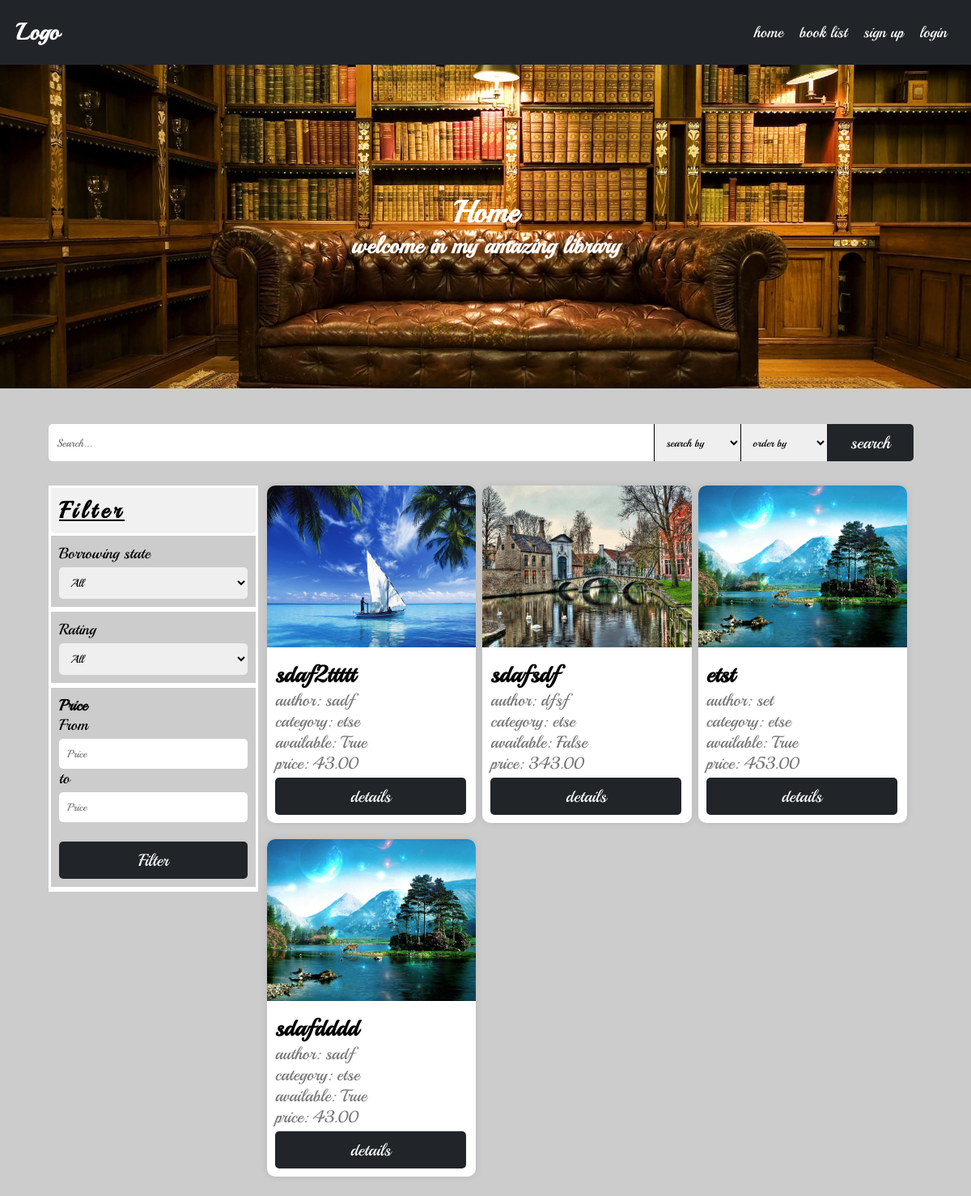
Page /books/list/ on the committed database.
### books/models.py (models this page shows, shortened)
class Book(BasicModel):
    uploaded_by = models.ForeignKey(User, on_delete=models.CASCADE, related_name='books')
    category = models.ForeignKey(Category, on_delete=models.CASCADE, related_name='books')
    viewers = models.ManyToManyField(User, through=Viewers, related_name='viewed_books')
    title = models.CharField(max_length=100)
    author = models.CharField(max_length=100)
    price = models.DecimalField(max_digits=5, decimal_places=2)
    description = models.TextField()
    borrower = models.ForeignKey(User, on_delete=models.SET_NULL, related_name='borrowed_books', null=True, blank=True)
    objects = BookManager()
    @property
    def is_borrowed(self):
        return self.borrower is not None
    class Meta:
        verbose_name = 'Book'
        verbose_name_plural = 'Books'

class BookImage(BasicModel):
    image = models.ImageField(upload_to=book_cover_path, null=True, blank=True)
    book = models.OneToOneField(Book, on_delete=models.CASCADE, related_name='image', null=True, blank=True)
    class Meta:
        verbose_name = 'Book Image'
        verbose_name_plural = 'Book Images'
    @property
    def url(self):
        return self.image.url

### categories/models.py (models this page shows)
class Category(BasicModel):
    title = models.CharField(max_length=100)
    user = models.ForeignKey(User, on_delete=models.SET_NULL, related_name='categories',null=True, blank=True)
    class Meta:
        verbose_name = 'Category'
        verbose_name_plural = 'Categories'
    def __str__(self):
        return self.title

### books/views.py (the view, shortened to what this page needs)
# urls.py: path('list/', views.BookListView.as_view(), name='book_list'),
class BookListView(ListView):
    queryset = Book.objects.active()
    context_object_name = 'books'
    def get_queryset(self):
        queryset = self.queryset
        queryset = self.apply_search(queryset)
        queryset = self.apply_filter(queryset)
        queryset = self.apply_ordering(queryset)
        return queryset
    def apply_ordering(self, queryset):
        ordering = self.request.GET.get('order_by', '?')
        if ordering == 'price_desc':
            queryset = queryset.order_by('-price')
        elif ordering == 'price_acs':
            queryset = queryset.order_by('price')
        elif ordering == 'rating_desc':
            queryset = queryset.annotate(avg_rating=Avg('ratings__rating')).order_by('-avg_rating')
        elif ordering == 'rating_acs':
            queryset = queryset.annotate(avg_rating=Avg('ratings__rating')).order_by('avg_rating')
        elif ordering == 'views_desc':
            queryset = queryset.annotate(total_views=Sum('user_viewers__count')).order_by('-total_views')
        elif ordering == 'views_acs':
            queryset = queryset.annotate(total_views=Sum('user_viewers__count')).order_by('total_views')
        elif ordering == 'time_desc':
            queryset = queryset.order_by('-created_at')
        elif ordering == 'time_acs':
            queryset = queryset.order_by('created_at')
        else:
            queryset = queryset.order_by('?')
        return queryset
    def apply_search(self, queryset):
        q = self.request.GET.get('q', '')
        search_by = self.request.GET.get('search_by', 'all')
        if not q:
            return queryset
    def apply_filter(self, queryset):
        available = self.request.GET.get('available', '')
        rating = self.request.GET.get('rating', '')
        price_from = self.request.GET.get('price_from', 0)
        price_to = self.request.GET.get('price_to', 100000000000000000000)
        if available != '' and available:
            queryset = queryset.filter(borrower=None)
        if rating != '' and int(rating) > 0:
            queryset = queryset.annotate(avg_rating=Avg('ratings__rating')).filter(avg_rating=rating)
        if price_from < price_to:
            queryset = queryset.filter(price__range=(price_from, price_to))
        return queryset
    def get_context_data(self, **kwargs):
        context = super().get_context_data(**kwargs)
        context['q'] = self.request.GET.get('q', '')
        context['search_by'] = self.request.GET.get('search_by', 'all')
        context['available'] = self.request.GET.get('available', '')
        context['rating'] = int(self.request.GET.get('rating', 0))
        context['price_from'] = self.request.GET.get('price_from', '')
        context['price_to'] = self.request.GET.get('price_to', '')
        context['order_by'] = self.request.GET.get('order_by', '')
        return context

### books/templatetags/custom_filters.py (called while the page is built)
@register.filter(name='not')
def not_gate(value):
    return not value

@register.filter(name='my_range')
def my_range(value):
    return range(1, value + 1)

### templates/books/book_list.html (shortened to what this page needs)
{% extends "base.html" %}
{% load custom_filters %}
{% load static %}
{% block content %}
<div class="container">
    <div class="row">
        <form class="col-12 search-box">
            <input name="q"  placeholder="Search..." type="search" id="search" value="{{q}}">
            <select name="search_by" id="search_by">
                <option value="all" {% if search_by == 'all' %} selected {% endif %}>search by</option>
            </select>
             <select name="order_by" id="order_by">
                <option value="all" {% if order_by == 'all' %} selected {% endif %}>order by</option>
            </select>
            <button class="btn-1 btn-dark"> search</button>
        </form>
    </div>
    <div class="row" >
        <div class="col-3 filter-box-parent">
            <h3 class="header">Filter</h3>
            <div class="filter-box w-100">
                <form id="filter_form" class="form">
                        <div class="input-container">
                            <label for="available">Borrowing state</label>
                            <select name="available" id="available" class="form-control" class="input">
                                <option value="">All</option>
                            </select>
                        </div>
                        <div class="input-container">
                            <label for="rating">Rating</label>
                            <select name="rating" id="rating" class="form-control" class="input">
                                <option value="0">All</option>
                            </select>
                        </div>
                        <div class="input-container">
                            <h4>Price</h4>
                            <label for="price_from">From</label>
                            <input type="number" name="price_from" id="price_from" class="form-control" placeholder="Price" class="input" value="{{price_from}}" min="0">
                            <label for="price_to">to</label>
                            <input type="number" name="price_to" id="price_to" class="form-control" placeholder="Price" class="input" value="{{price_to}}" min="0">
                            <button class="btn-6 btn-dark" style="margin-top: 24px">Filter</button>
                        </div>
                </form>
            </div>
        </div>
        <div class="col-9">
            <div class="row " id="book_list_user">
            {% for book in books %}
            <div class="col-12 col-sm-6 col-md-4">
                <div class="card">
                    <img src={{book.image.url}} alt="book image">
                    <div class="card-body">
                        <h2 class="card-title">{{book.title}}</h2>
                        <span>author: {{book.author}}</span>
                        <span>category: {{book.category}}</span>
                        <span>available: {{book.is_borrowed|not}}</span>
                        <span>price: {{book.price}}</span>
                        <div class="row w-100">
                            <div class="col-12 text-center">
                                <button class="btn-6 btn-dark" onclick="urlRedirect(`{% url 'book_details' book.slug %}`)">
                                    details
                                </button>
                            </div>
                        </div>
                    </div>
                </div>
            </div>
            {% endfor %}
        </div>
            </div>
    </div>
</div>
{% endblock %}

### static/assets/css/utilities.css (style rules this page uses)
:root { font-size: 19px; }
* { box-sizing: border-box; margin: 0; padding: 0; font-family: Playball, cursive; }
body { padding-top: 80px; background-color: #ccc; min-height: 100dvh; }
.container { width: 90%; display: flex; justify-content: center; align-items: center; flex-direction: column; gap: 20px; margin: 2% auto; }
.container .row { width: 100%; display: flex; justify-content: flex-start; align-items: center; flex-direction: row; row-gap: 20px; column-gap: 1%; flex-wrap: wrap; }
.container .row .col-3 { width: calc(8.3333333333% * 3 - 1%); }
.container .row .col-9 { width: calc(8.3333333333% * 9 - 1%); }
.container .row .col-12 { width: calc(8.3333333333% * 12 - 1%); }
@media screen and (min-width: 768px) { .container .row .col-sm-6 { width: calc(8.3333333333% * 6 - 1%); } }
@media screen and (min-width: 992px) { .container .row .col-md-4 { width: calc(8.3333333333% * 4 - 1%); } }
.w-100 { width: 100% !important; }
.form { width: 100%; padding: 15px; display: flex; justify-content: center; align-items: center; flex-direction: column; gap: 10px; background-color: #ccc; }
.form .input-container { display: flex; flex-direction: column; width: 100%; }
.form .input-container input, .form .input-container textarea, .form .input-container select { width: 100%; padding: 10px; border: none; border-radius: 5px; margin-top: 5px; outline: none; }
.btn-1 { width: calc(16.6666666667% * 1); padding: 10px; border: none; border-radius: 5px; margin-top: 5px; outline: none; cursor: pointer; font-size: 1.1rem; }
.btn-6 { width: calc(16.6666666667% * 6); padding: 10px; border: none; border-radius: 5px; margin-top: 5px; outline: none; cursor: pointer; font-size: 1.1rem; }
.btn-dark { background-color: #212529; color: white; }
.search-box { width: 100%; padding: 10px 0; border: none; border-radius: 5px; margin-top: 5px; display: flex; justify-content: center; }
.search-box > input { width: 70%; padding: 10px; border: none; border-radius: 5px 0 0 5px; margin-top: 5px; }
.search-box > select { width: 10%; padding: 10px; border: none; margin-top: 5px; outline: none; border-left: 1px solid black; cursor: pointer; }
.search-box > button { border-radius: 0 5px 5px 0; width: 10%; }
.card { background-color: white; border-radius: 10px; box-shadow: 0 0 10px rgba(0, 0, 0, 0.1); }
.card > img { width: 100%; object-fit: cover; border-radius: 10px 10px 0 0; height: 200px; }
.card > .card-body { padding: 10px; display: flex; justify-content: center; align-items: start; flex-direction: column; }
.card > .card-body > h2 { font-weight: bold; }
.card > .card-body > span { font-size: 1.1rem; color: #777; font-weight: 500; }
.text-center { text-align: center; }
.filter-box-parent { height: max-content; background-color: white; position: sticky; top: 100px; align-self: flex-start; border: 3px solid white; }
.filter-box-parent .header { padding: 10px; background-color: #f1f1f1; font-weight: bold; border-bottom-left-radius: 5px; border-bottom-right-radius: 5px; font-size: 1.5rem; text-decoration: underline; letter-spacing: 5px; }
.filter-box-parent .form { padding: 0; gap: 0; }
.filter-box-parent .form .input-container { border-top: 3px solid white; border-bottom: 3px solid white; width: 100%; padding: 10px; }

### rows in the picture
Book: image (picture), title "sdaf2ttttt", author "sadf", category "etse", is_borrowed|not "True", price "43.00"
Book: image (picture), title "sdafsdf", author "dfsf", category "etse", is_borrowed|not "False", price "343.00"
Book: image (picture), title "etst", author "set", category "etse", is_borrowed|not "True", price "453.00"
Book: image (picture), title "sdafdddd", author "sadf", category "etse", is_borrowed|not "True", price "43.00"
